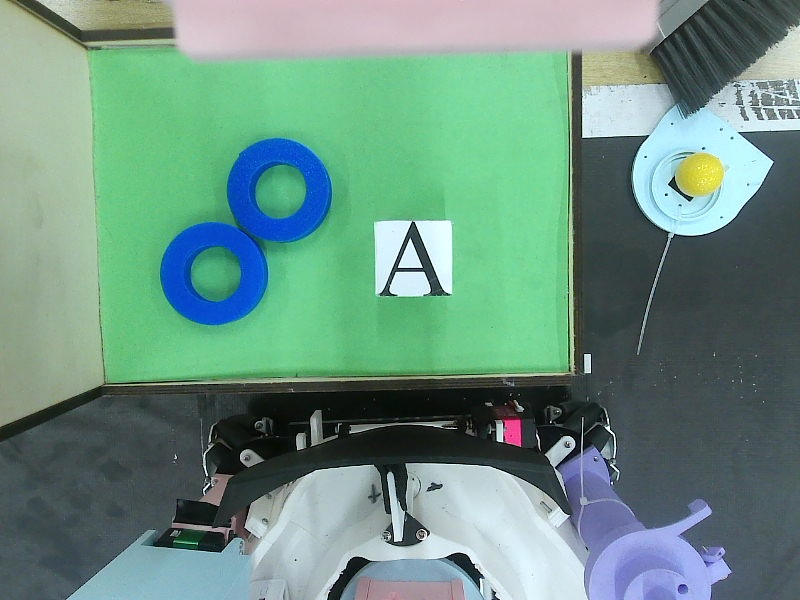
#> input picture rk_main_letter_check_latest.jpg, 800 x 600 px
$ python -i color_detector.py   (imports and definitions only)
#> lines starting #> are read from the running program, lines starting #| are printed output that depends on the picture; after the words box and inside, x2 and y2 are one past the last pixel; in counts of white or black regions, pixels touching at a corner belong together
#> further down, picture is the input picture: shape (600, 800, 3); mean B, G, R 131.2, 145, 108.4
#!/usr/bin/env python3
"""通用颜色+形状检测模块

用法:
    from color import ColorDetector

    det = ColorDetector(
        yellow={'low':(20,80,80), 'high':(35,255,255)},
        blue  ={'low':(95,50,50), 'high':(135,255,255)},
    )
    balls   = det.detect(frame, shape='ball',   color='yellow')
    squares = det.detect(frame, shape='square', color='blue')
    rings   = det.detect(frame, shape='ring',   color='green')
    all_objs = det.detect_all(frame)

    # 绘制结果
    det.draw(frame, balls)
"""
import cv2
import numpy as np

# ===================== 默认颜色 =====================
DEFAULT_COLORS = {
    'yellow': {'low': (20, 80, 80),  'high': (35, 255, 255)},
    'blue':   {'low': (95, 50, 50),  'high': (135, 255, 255)},
    'green':  {'low': (40, 80, 80),  'high': (80, 255, 255)},
    'red':    {'low': (0, 80, 80),   'high': (10, 255, 255),
               'low2': (160, 80, 80), 'high2': (180, 255, 255)},
    'white':  {'low': (0, 0, 140),   'high': (180, 50, 255)},
}

DRAW_COLORS = {
    'yellow': (0, 255, 255), 'blue': (255, 0, 0), 'green': (0, 255, 0),
    'red':    (0, 0, 255),   'white': (255, 255, 255),
}

# ===================== 检测器类 =====================
class ColorDetector:
    def __init__(self, **color_overrides):
        self.colors = {}
        for name, cfg in DEFAULT_COLORS.items():
            self.colors[name] = dict(cfg)
        for name, cfg in color_overrides.items():
            if name in self.colors:
                self.colors[name].update(cfg)
            else:
                self.colors[name] = cfg

    # ------ 掩码 ------
    def _mask(self, hsv, cname):
        cfg = self.colors[cname]
        m1 = cv2.inRange(hsv, np.array(cfg['low']), np.array(cfg['high']))
        if 'low2' in cfg:
            m2 = cv2.inRange(hsv, np.array(cfg['low2']), np.array(cfg['high2']))
            m1 = cv2.bitwise_or(m1, m2)
        m1 = cv2.erode(m1, None, iterations=1)
        m1 = cv2.dilate(m1, None, iterations=2)
        return m1

    # ------ 工具 ------
    @staticmethod
    def _circularity(c):
        area = cv2.contourArea(c)
        peri = cv2.arcLength(c, True)
        if peri == 0: return 0
        return 4 * np.pi * area / (peri * peri)

    @staticmethod
    def _min_circle(c):
        (x, y), r = cv2.minEnclosingCircle(c)
        return int(x), int(y), int(r)

    # ------ 球体检测 ------
    def _detect_balls(self, hsv, cname):
        mask = self._mask(hsv, cname)
        cnts, _ = cv2.findContours(mask, cv2.RETR_EXTERNAL, cv2.CHAIN_APPROX_SIMPLE)
        results = []
        for c in cnts:
            if cv2.contourArea(c) < 150: continue
            if self._circularity(c) < 0.55: continue
            x, y, r = self._min_circle(c)
            if r < 10: continue
            results.append({'center': (x, y), 'radius': r, 'color': cname, 'type': 'ball'})
        return results

    # ------ 方块检测 ------
    def _detect_squares(self, hsv, cname):
        mask = self._mask(hsv, cname)
        cnts, _ = cv2.findContours(mask, cv2.RETR_EXTERNAL, cv2.CHAIN_APPROX_SIMPLE)
        results = []
        for c in cnts:
            if cv2.contourArea(c) < 500: continue
            if self._circularity(c) > 0.7: continue
            peri = cv2.arcLength(c, True)
            poly = cv2.approxPolyDP(c, 0.03 * peri, True)
            if len(poly) != 4: continue
            rect = cv2.minAreaRect(c)
            (cx, cy), (w, h), angle = rect
            if min(w, h) < 15: continue
            area_ratio = cv2.contourArea(c) / (w * h) if w * h > 0 else 0
            if area_ratio < 0.7: continue
            results.append({'center': (int(cx), int(cy)),
                           'width': int(w), 'height': int(h),
                           'angle': round(angle, 1),
                           'color': cname, 'type': 'square'})
        return results

    # ------ 圆环检测 ------
    def _detect_rings(self, hsv, cname):
        mask = self._mask(hsv, cname)
        cnts, hierarchy = cv2.findContours(mask, cv2.RETR_CCOMP, cv2.CHAIN_APPROX_SIMPLE)
        if hierarchy is None: return []
        results = []
        for i, c in enumerate(cnts):
            area = cv2.contourArea(c)
            if area < 300: continue
            circ = self._circularity(c)
            if circ < 0.65: continue
            x, y, outer_r = self._min_circle(c)
            if outer_r < 15: continue
            has_hole = False; inner_r = 0
            if hierarchy[0][i][2] != -1:
                child = cnts[hierarchy[0][i][2]]
                cx, cy, cr = self._min_circle(child)
                dist = np.sqrt((cx - x) ** 2 + (cy - y) ** 2)
                if (self._circularity(child) > 0.5 and cr > 5 and
                    dist < outer_r * 0.3 and cr < outer_r * 0.7):
                    has_hole = True; inner_r = cr
            if has_hole:
                results.append({'center': (x, y), 'outer_r': outer_r,
                               'inner_r': inner_r, 'color': cname, 'type': 'ring'})
        return results

    # ------ 统一接口 ------
    # [13 lines left out: function detect, not called in this run]

    def detect_all(self, frame, colors=None):
        """检测所有形状"""
        if colors is None: colors = list(self.colors.keys())
        hsv = cv2.cvtColor(frame, cv2.COLOR_BGR2HSV)
#> hsv: shape (600, 800, 3); mean H, S, V 85.5, 74.7, 152.9
        all_ = []
        for cn in colors:
            all_.extend(self._detect_balls(hsv, cn))
            all_.extend(self._detect_squares(hsv, cn))
            all_.extend(self._detect_rings(hsv, cn))
#> this loop made 5 passes
#> pass 1, in _mask, `m1 = cv2.inRange(hsv, np.array(cfg['low']), np.array(cfg['high']))`:
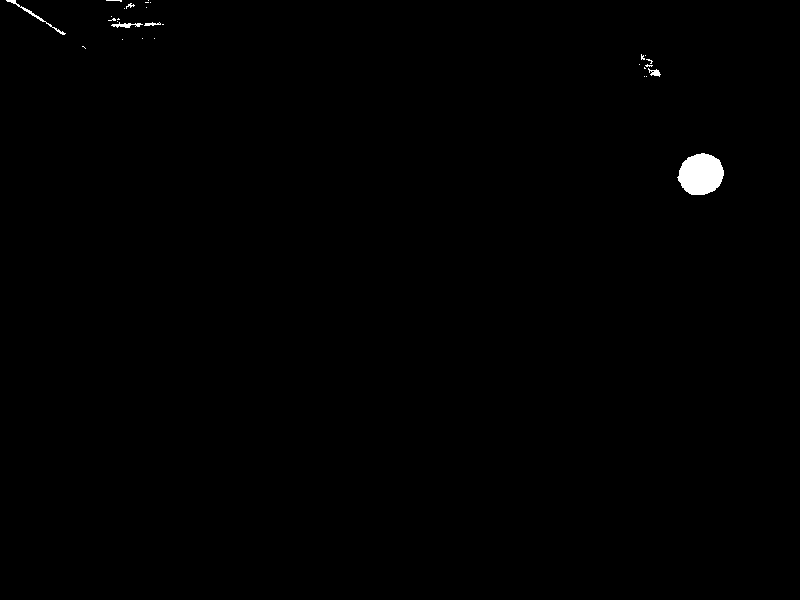
#> m1: shape (600, 800); 0.41% white; 29 white regions (23 under 20 px), largest, box (x1, y1, x2, y2) and area: (677, 153, 724, 195) 1488, (6, 0, 66, 35) 150, (111, 22, 143, 28) 92, (648, 68, 661, 77) 58, (144, 22, 161, 26) 40, (126, 3, 135, 9) 22
#> pass 1, in _mask, `m1 = cv2.erode(m1, None, iterations=1)`:
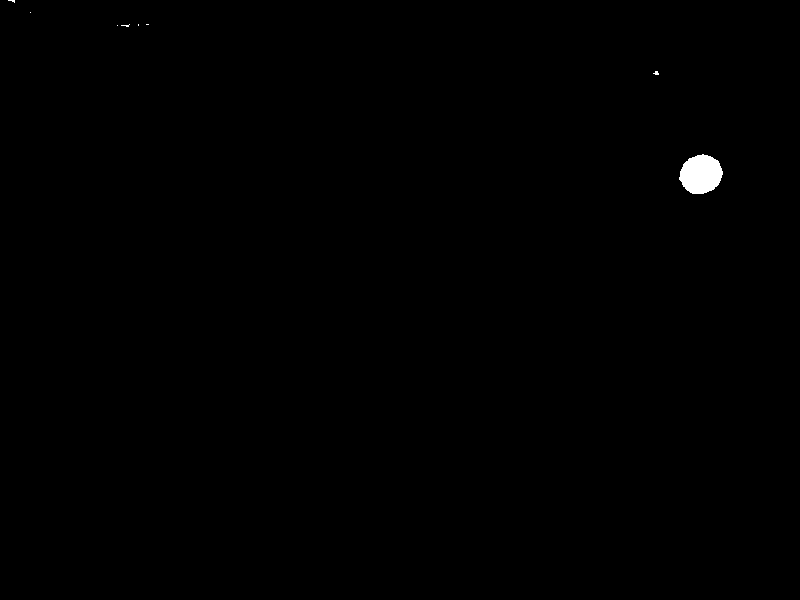
#> m1: shape (600, 800); 0.28% white; 8 white regions (7 under 20 px), largest, box (x1, y1, x2, y2) and area: (679, 154, 723, 194) 1315
#> pass 1, in _mask, `m1 = cv2.dilate(m1, None, iterations=2)`:
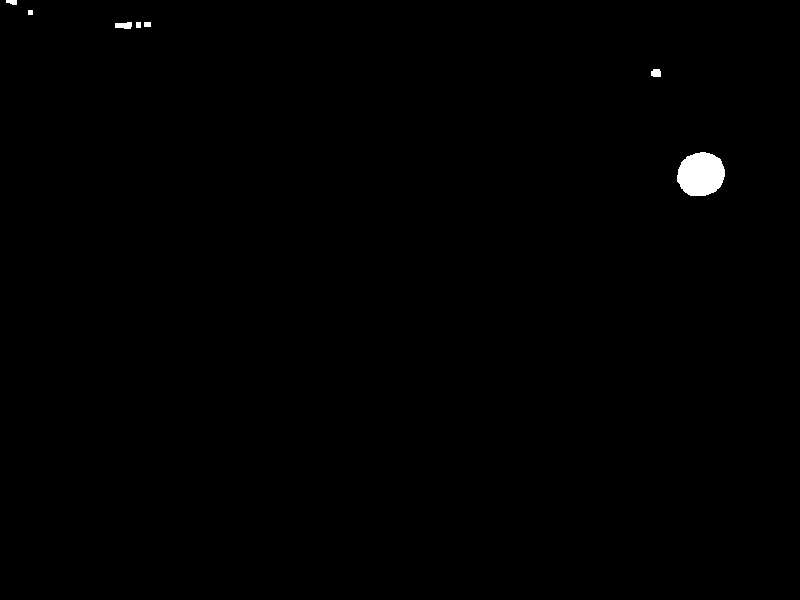
#> m1: shape (600, 800); 0.41% white; 7 white regions, largest, box (x1, y1, x2, y2) and area: (677, 152, 725, 196) 1667, (115, 22, 132, 29) 96, (651, 69, 661, 77) 72
#> pass 2, in _mask (call 4), `m1 = cv2.inRange(hsv, np.array(cfg['low']), np.array(cfg['high']))`:
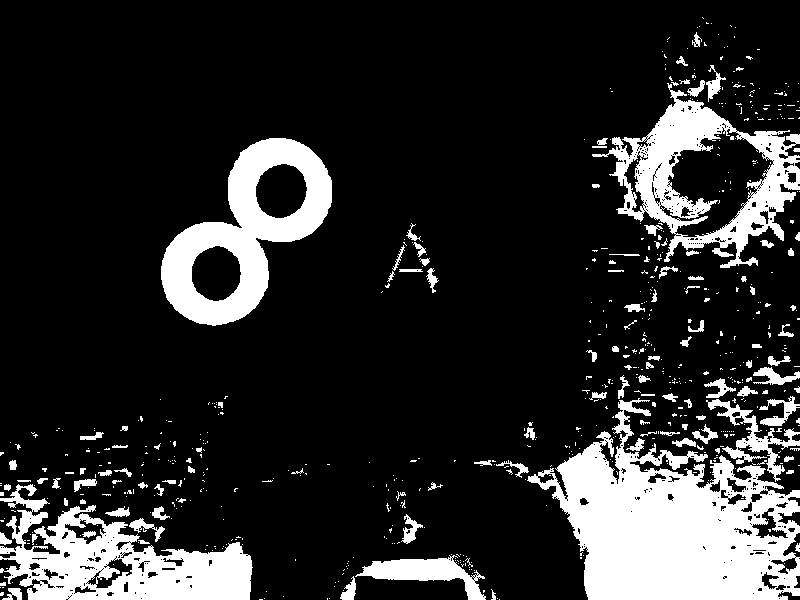
#> m1: shape (600, 800); 17% white; 660 white regions (546 under 20 px), largest, box (x1, y1, x2, y2) and area: (527, 398, 800, 600) 29036, (0, 484, 253, 600) 13574, (161, 138, 332, 326) 13262
#> after the loop, all_ = 17 items
        return all_

    # ------ 可视化 ------
    # [31 lines left out: function draw, not called in this run]

    def annotate(self, frame, objects):
        """就地标注(不拷贝)"""
        self.draw(frame, objects)

>>> import cv2
>>> picture = cv2.imread('../rk_main_letter_check_latest.jpg')
>>> result = ColorDetector().detect_all(picture)
#> result = 17 items

$ run again, on main_blue_check.jpg
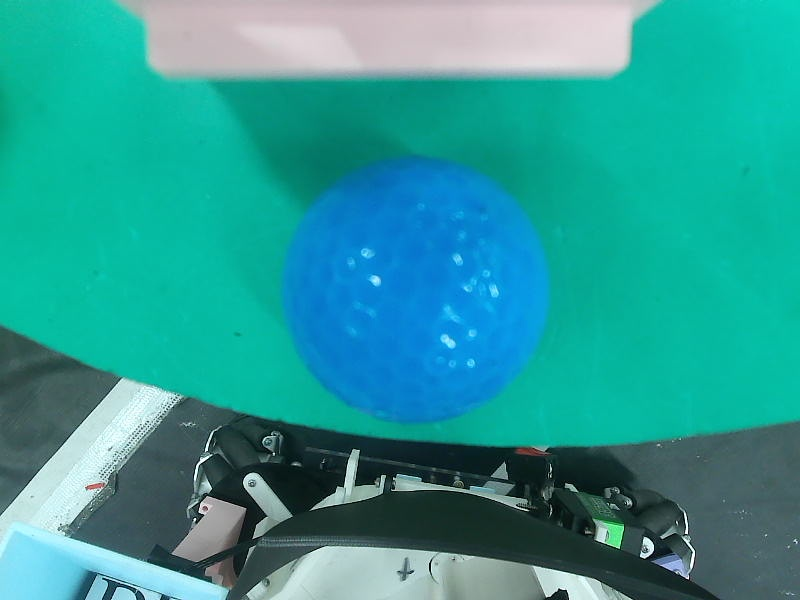
#> input picture main_blue_check.jpg, 800 x 600 px
#> picture is the input picture: shape (600, 800, 3); mean B, G, R 151.1, 154.4, 44.6
#> hsv: shape (600, 800, 3); mean H, S, V 93.7, 180.4, 164.4
#> the loop in detect_all, `for cn in colors:` made 5 passes
#> pass 2, in _mask (call 4), `m1 = cv2.inRange(hsv, np.array(cfg['low']), np.array(cfg['high']))`:
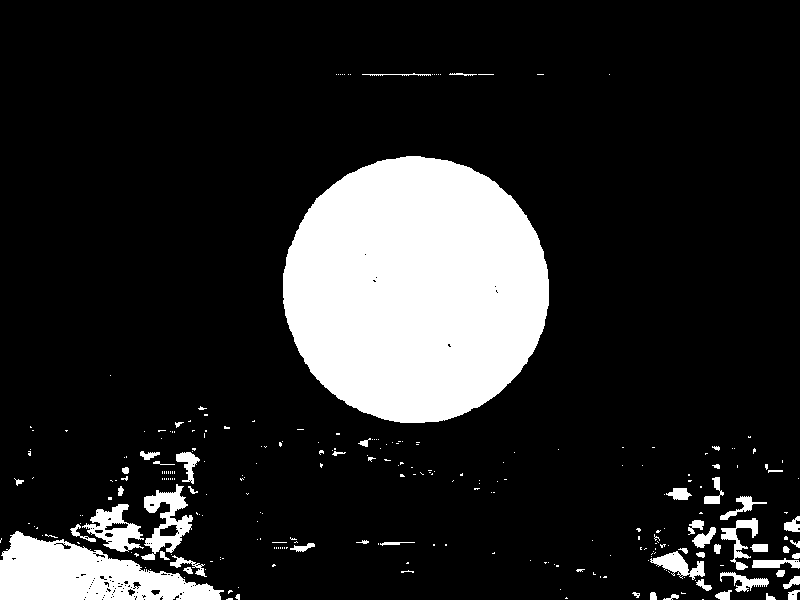
#> m1: shape (600, 800); 15.5% white; 272 white regions (218 under 20 px), largest, box (x1, y1, x2, y2) and area: (283, 156, 549, 423) 55616, (0, 531, 224, 600) 8835, (141, 484, 193, 560) 1617
#> pass 2, in _mask (call 4), `m1 = cv2.dilate(m1, None, iterations=2)`:
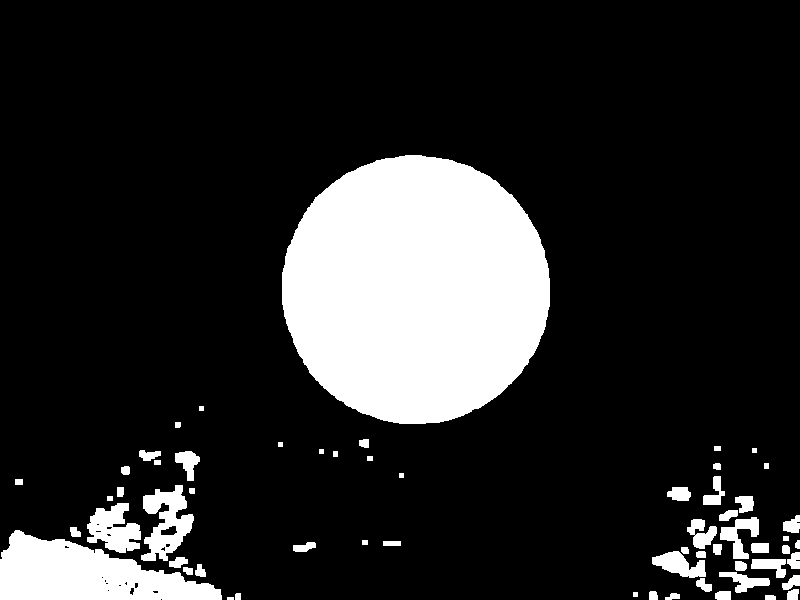
#> m1: shape (600, 800); 16.2% white; 60 white regions, largest, box (x1, y1, x2, y2) and area: (282, 155, 550, 424) 56703, (0, 530, 222, 600) 9345, (141, 485, 194, 561) 2146
#> after the loop in detect_all, `for cn in colors:`: all_ = 5 items

$ run again, on main_camera_fresh_disc_probe.jpg
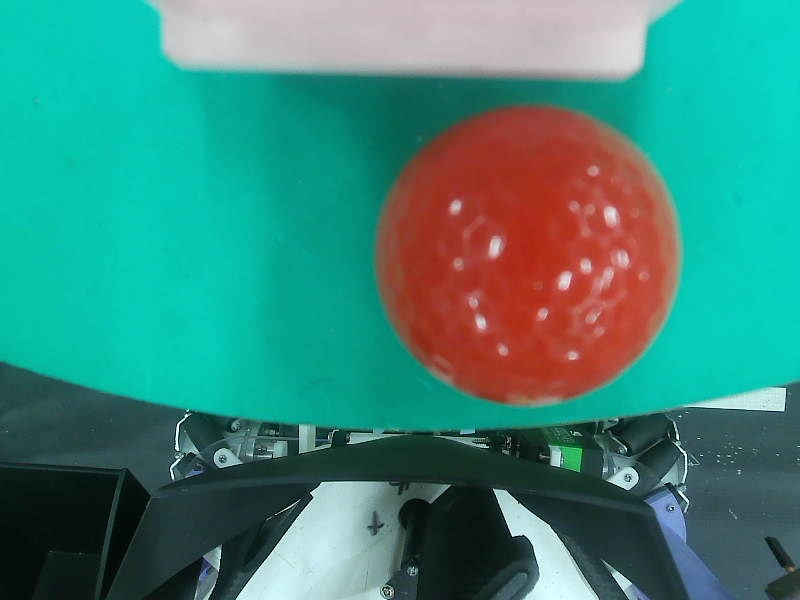
#> input picture main_camera_fresh_disc_probe.jpg, 800 x 600 px
#> picture is the input picture: shape (600, 800, 3); mean B, G, R 122.8, 134.2, 60.6
#> hsv: shape (600, 800, 3); mean H, S, V 79.9, 173.4, 150.1
#> the loop in detect_all, `for cn in colors:` made 5 passes
#> pass 2, in _mask (call 4), `m1 = cv2.inRange(hsv, np.array(cfg['low']), np.array(cfg['high']))`:
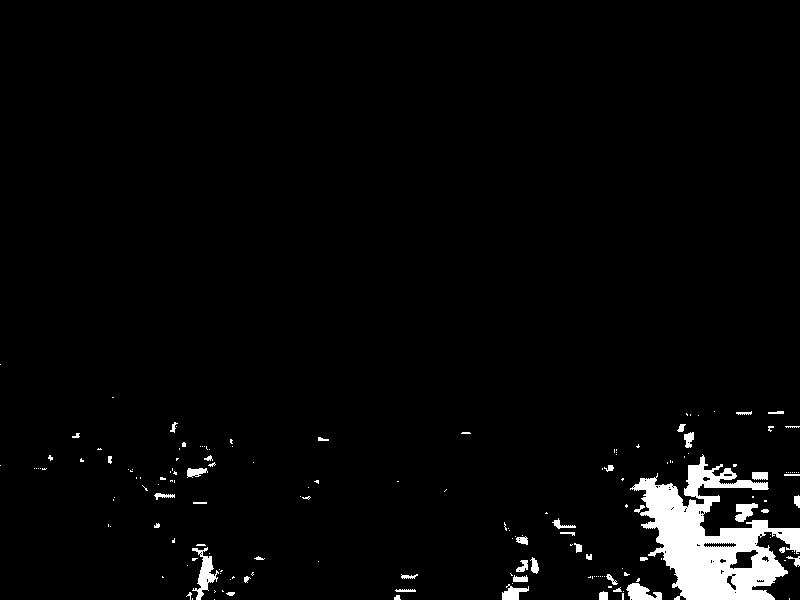
#> m1: shape (600, 800); 3.1% white; 170 white regions (124 under 20 px), largest, box (x1, y1, x2, y2) and area: (630, 454, 800, 600) 11012, (192, 547, 219, 600) 529, (626, 583, 662, 600) 380
#> pass 2, in _mask (call 4), `m1 = cv2.erode(m1, None, iterations=1)`:
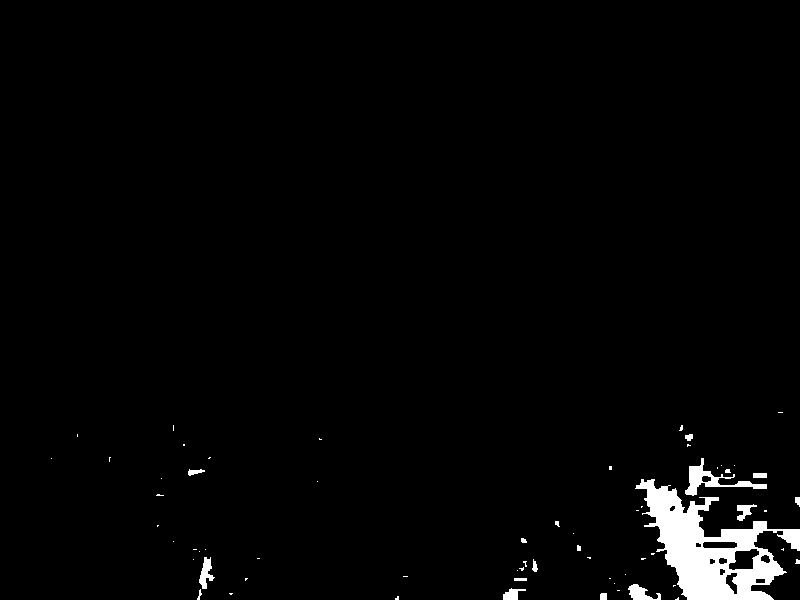
#> m1: shape (600, 800); 2.2% white; 64 white regions (46 under 20 px), largest, box (x1, y1, x2, y2) and area: (635, 479, 800, 600) 8241, (685, 458, 767, 496) 779, (628, 584, 661, 600) 277
#> after the loop in detect_all, `for cn in colors:`: all_ = 6 items
